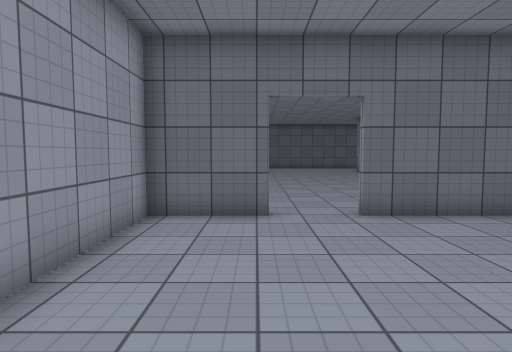
[1] (above)

18 first-person views from a walk through a scene from a Unity 3-D project. The camera is 1.4 m above the floor, tilts 4° down and sees 75° across. The floor is counted in squares, 1 m on a side. Each view is taken from the middle of a square. On the plan, view 1 faces up. The plan holds only what a view shows up to about 15 squares ahead; the rest is blank. The place goes on beyond the plan. The player is left out. Surface patterns are stand-ins for the level's own textures.

[2]
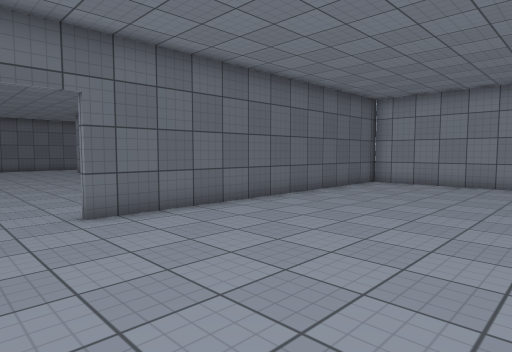

[3]
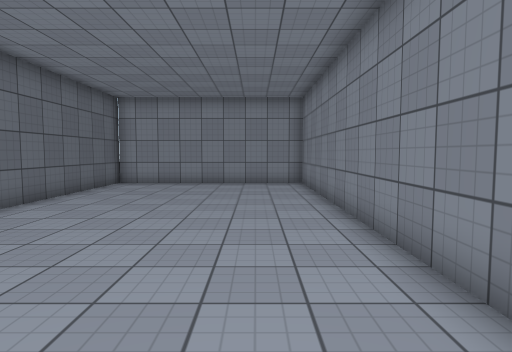

[4]
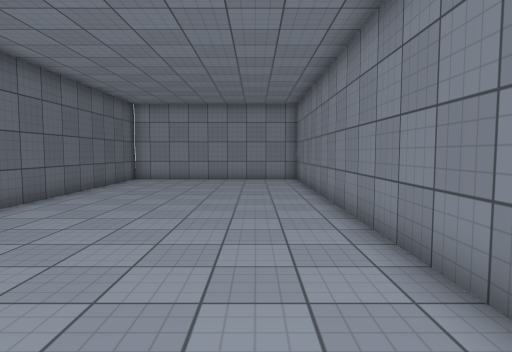

[5]
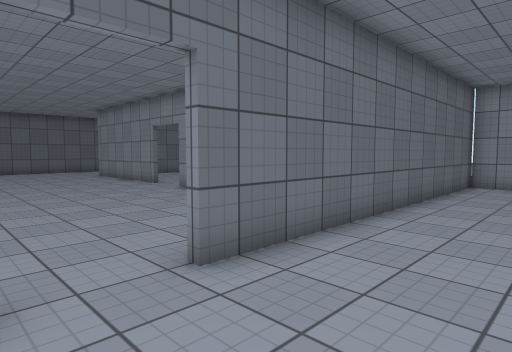

[6]
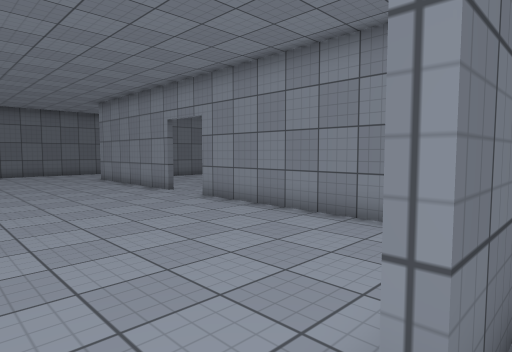

[7]
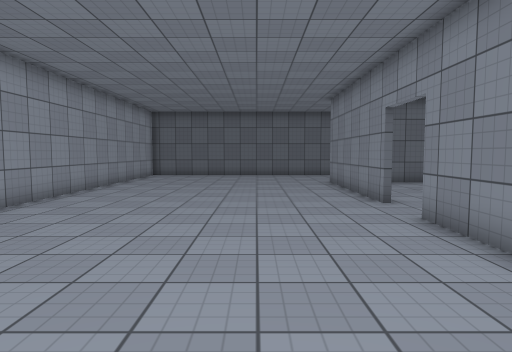

[8]
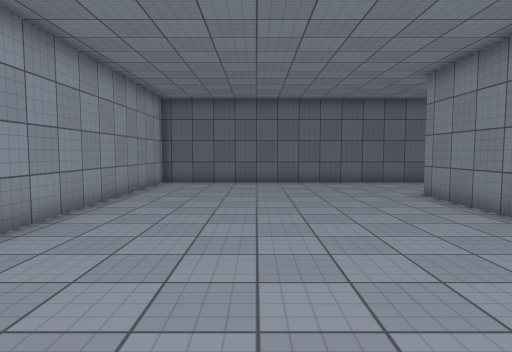

[9]
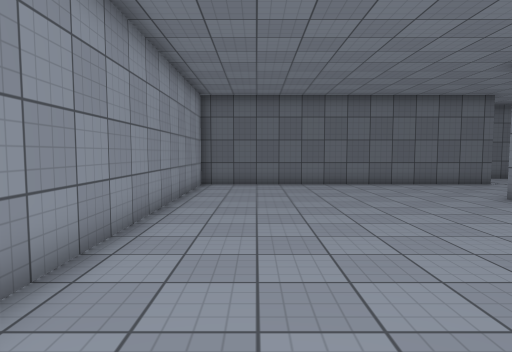

[10]
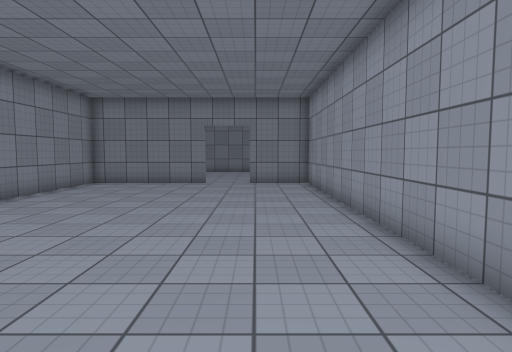

[11]
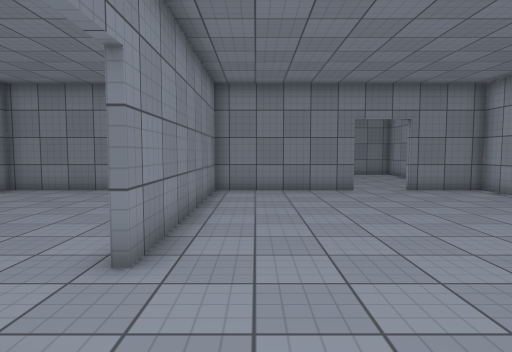

[12]
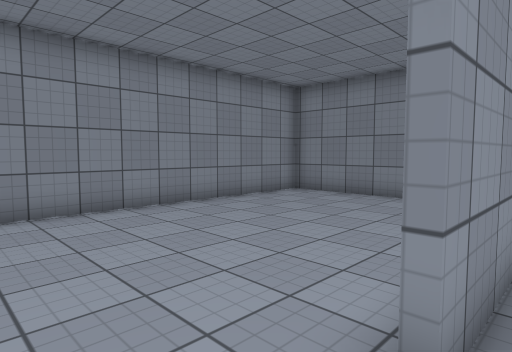

[13]
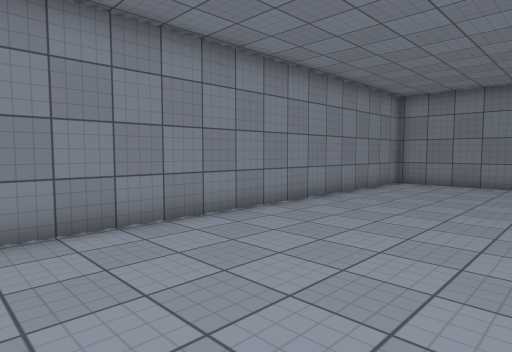

[14]
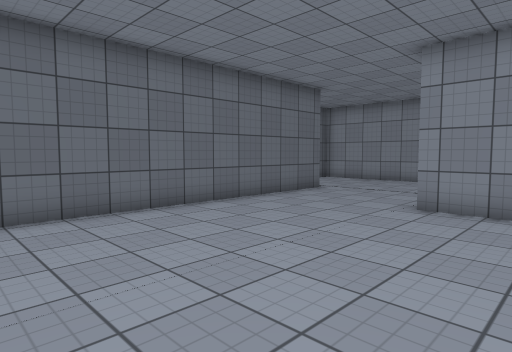

[15]
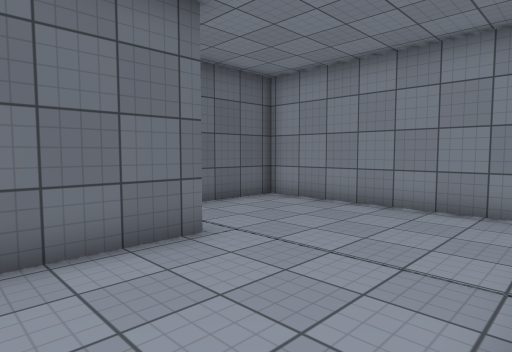

[16]
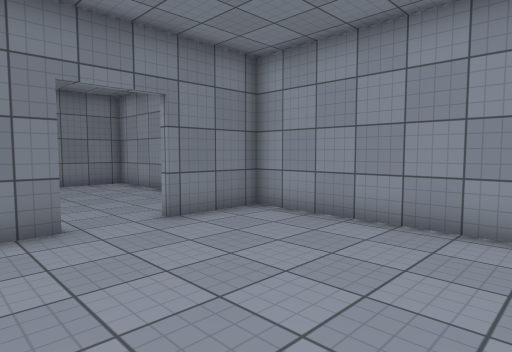

[17]
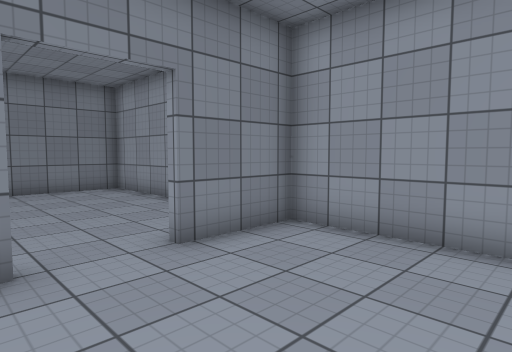

[18]
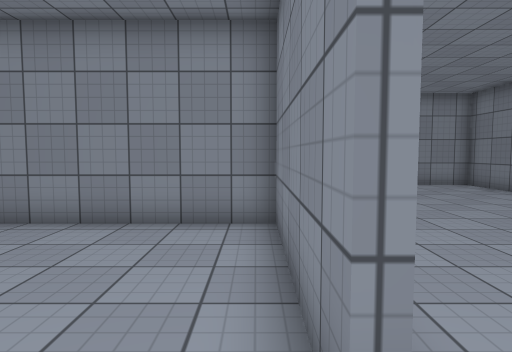

### Floor plan
Points are (right, up) in squares from view 1. A wall is a line through its corners. A room is listed if a view was taken in it or the views show most of it. See-through windows are left out.
Room 1 (views 1, 2, 3, 4, 5, 6)
walls: (0.4, 7.3) (-2.4, 7.3) (-2.4, -1.1) (15.3, -1.1) (15.3, 7.3) (2.2, 7.3)
ways out: opening at (1.5, 7) to room 2
Room 2 (views 7, 8, 9, 10, 11, 12, 13, 14, 15, 16, 17, 18)
walls: (10.5, 29.8) (-2.4, 29.8) (-2.4, 7.6) (0.4, 7.6); (2.2, 7.6) (7.5, 7.6) (7.5, 16.1); (11, 7.6) (15.3, 7.6) (15.3, 11.6); (15.2, 32.7) (12.5, 32.7)
ways out: opening at (1.5, 7) to room 1; opening at (11.5, 31.5); opening at (15, 17.5)

Where each view was taken, in squares from view 1:
view 1: 0 up, 0 right, facing up
view 2: 0 up, 0 right, facing up-right
view 3: 1 up, 0 right, facing right
view 4: 1 up, 2 left, facing right
view 5: 4 up, 0 right, facing up-right
view 6: 7 up, 1 right, facing up-right
view 7: 9 up, 4 right, facing up
view 8: 14 up, 2 right, facing up
view 9: 15 up, 0 right, facing up
view 10: 23 up, 0 right, facing down
view 11: 20 up, 6 right, facing down
view 12: 18 up, 7 right, facing down-right
view 13: 23 up, 9 right, facing down-right
view 14: 22 up, 1 left, facing up-right
view 15: 25 up, 7 right, facing up-right
view 16: 14 up, 4 right, facing down-left
view 17: 12 up, 3 right, facing down-left
view 18: 8 up, 1 right, facing right
